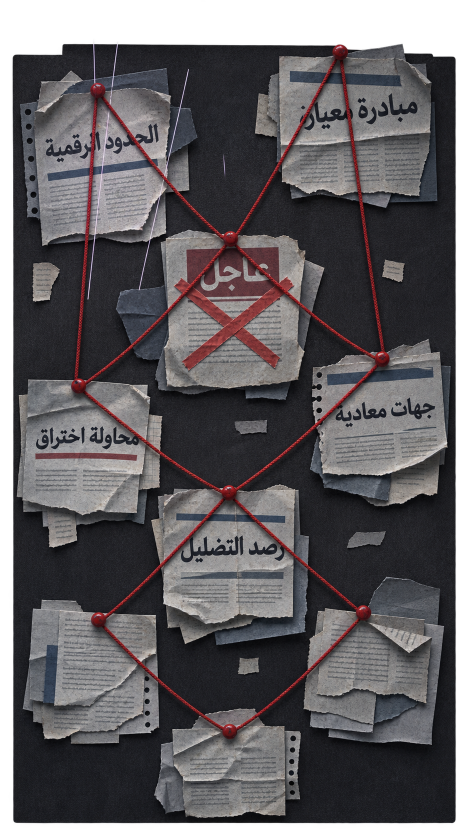
#> input picture motion/v2/frames/04-evidence-board.png, 941 x 1672 px (shown at 1/2 size); its folder holds 6 pictures in this run
$ python prep.py
#> lines starting #> are read from the running program, lines starting #| are printed output that depends on the picture; after the words box and inside, x2 and y2 are one past the last pixel; in counts of white or black regions, pixels touching at a corner belong together
# تجهيز الطبقات من الصور الإحدى عشرة: python3 -I prep.py
import json, numpy as np, cv2
from PIL import Image
F='frames/'; O='layers/'
def load(n): return np.array(Image.open(F+n).convert('RGBA'))
#> called with n = '04-evidence-board.png'
#> returned value is the input picture: shape (1672, 941, 4); mean R, G, B, A 67.4, 64.2, 67, 220.4
def save(a,n): Image.fromarray(a).save(O+n)
meta={}

# ---------- 04: إزالة نص «الحدود الرقمية» و«مبادرة معيار» مع إبقاء الخيوط فوقها ----------
b=load('04-evidence-board.png'); rgb=b[:,:,:3].astype(int)
r,g,bl=rgb[:,:,0],rgb[:,:,1],rgb[:,:,2]; lum=(r+g+bl)/3
red=(r>g+45)&(r>80)
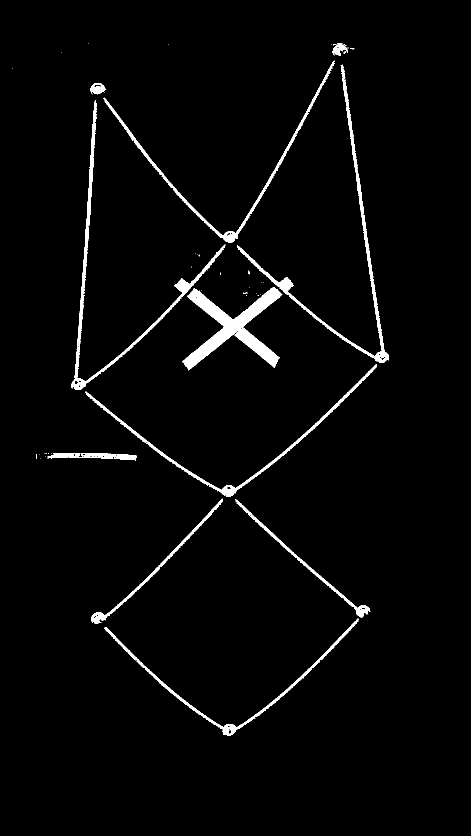
#> red: shape (1672, 941) bool (shown at 1/2 size); 2.6% white; 55 white regions (44 under 20 px), largest, box (x1, y1, x2, y2) and area: (365, 574, 565, 741) 9973, (143, 200, 451, 780) 6296, (474, 129, 778, 726) 6017
white=(lum>205)&(np.abs(r-bl)<25)
#> white: shape (1672, 941) bool; 0.13% white in thin lines or dots, all inside (x1, y1, x2, y2) = (54, 86, 894, 1562)
strings=np.zeros_like(b)
labels={'hudud':(84,240,326,330),'miyar':(592,186,842,265)}
mask=np.zeros(lum.shape,np.uint8)
for k,(x0,y0,x1,y1) in labels.items():
    sub=np.zeros(lum.shape,bool); sub[y0:y1,x0:x1]=True
    mask[sub&(lum<120)&~red]=255
    sm=sub&(red|white)
    sm=cv2.dilate(sm.astype(np.uint8),np.ones((3,3),np.uint8))>0
    strings[sm]=b[sm]
#> mask: shape (1672, 941); 0.91% white; 280 white regions (249 under 20 px), largest, box (x1, y1, x2, y2) and area: (756, 186, 842, 251) 3250, (596, 186, 702, 265) 2563, (221, 240, 304, 330) 1215
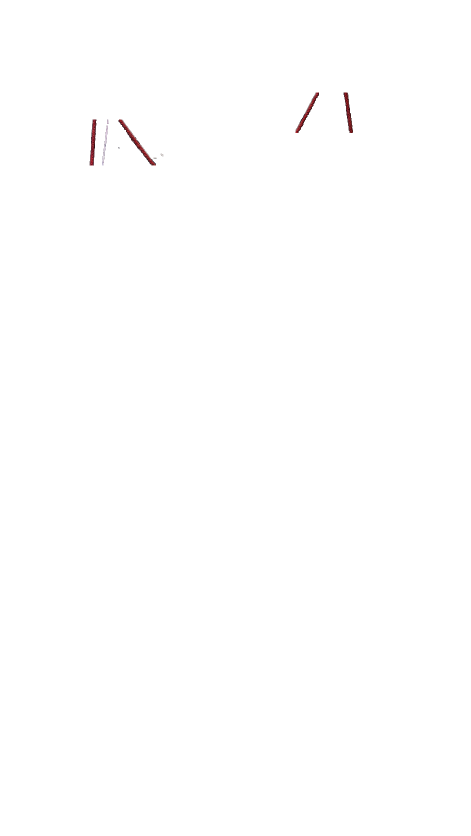
#> strings: shape (1672, 941, 4) (shown at 1/2 size); mean R, G, B, A 0.3, 0.1, 0.1, 0.6; transparent parts drawn white
#> sub: shape (1672, 941) bool; 1.3% white; 1 white region, box (x1, y1, x2, y2) and area: (592, 186, 842, 265) 19750
mask=cv2.dilate(mask,np.ones((5,5),np.uint8))
#> mask: shape (1672, 941); 1.8% white; 14 white regions, largest, box (x1, y1, x2, y2) and area: (590, 184, 844, 267) 15657, (82, 238, 204, 332) 7213, (209, 238, 328, 332) 5176
inp=cv2.inpaint(np.ascontiguousarray(b[:,:,:3]),mask,6,cv2.INPAINT_TELEA)
rng=np.random.default_rng(2); nz=cv2.GaussianBlur(rng.normal(0,9,lum.shape),(0,0),.7)
#> after `nz = cv2.GaussianBlur(rng.normal(0, 9, lum.shape), (0, 0), 0.7)`:
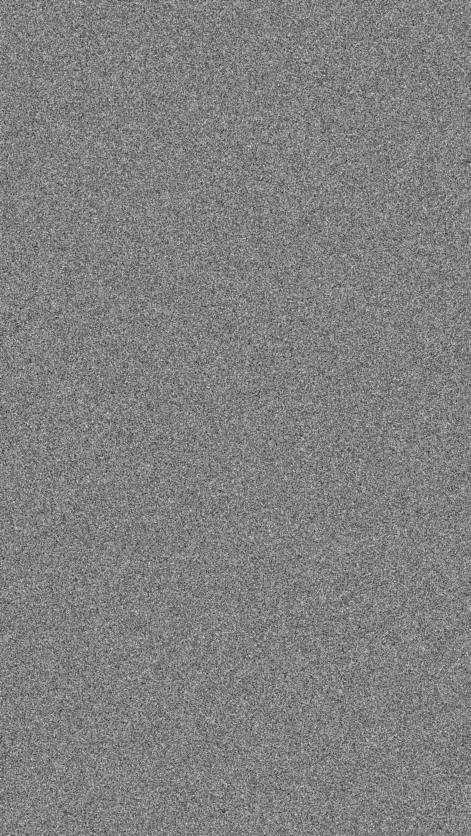
#> nz: shape (1672, 941) float64 (shown at 1/2 size); min -18.89, max 18.52, mean 0.0104; drawn with min black and max white
mm=cv2.GaussianBlur(mask.astype(float)/255,(0,0),2)
inp=np.clip(inp.astype(float)+(nz*mm)[:,:,None],0,255).astype(np.uint8)
b2=b.copy(); b2[:,:,:3]=inp
#> after `b2[:, :, :3] = inp`: b2: shape (1672, 941, 4); 2.6% of pixels changed, all inside (x1, y1, x2, y2) = (74, 176, 852, 340)
save(b2,'04_board.png'); save(strings,'04_strings.png')
meta['labels']={'hudud':{'cx':206,'cy':287,'rot':-0.05,'size':48,'text':'الحدود الرقمية'},
                'miyar':{'cx':716,'cy':226,'rot':-0.025,'size':52,'text':'مبادرة معيار'}}

# ---------- 06–10: فصل الشخص عن القصاصات ومحاذاته مع 06 ----------
names=['06-unknown-source.png','07-blocked-comment.png','08-misinformation-warning.png','09-comment-surge.png','10-source-inspection.png']
ref=None; meta['people']={}
H,W=1672,941
def comps(a):
    k,lab,st,_=cv2.connectedComponentsWithStats((a[:,:,3]>30).astype(np.uint8),connectivity=8); return k,lab,st
for i,n in enumerate(names):
    a=load(n); h=a.shape[0]
#> call 2 of load, with n = '06-unknown-source.png'
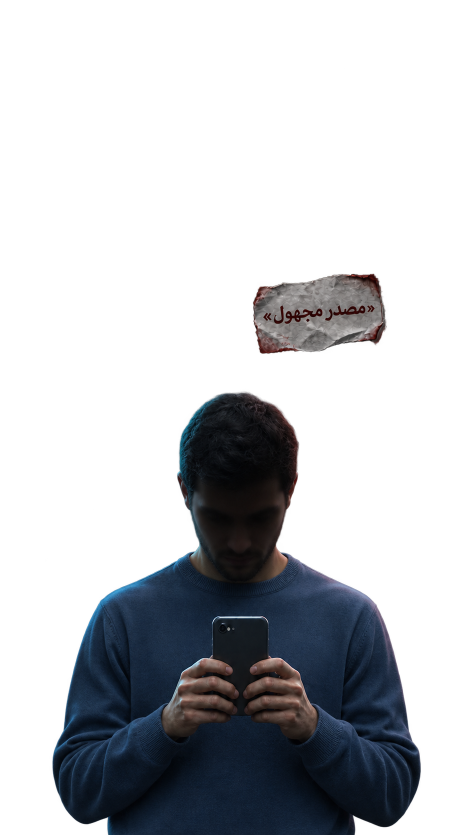
#> input picture motion/v2/frames/06-unknown-source.png, 941 x 1670 px (shown at 1/2 size)
#> in load, returned value is the input picture: shape (1670, 941, 4); mean R, G, B, A 10.1, 12.1, 15.6, 71
#> after `h = a.shape[0]`: h = 1670
    if h<H: a=np.vstack([a,np.zeros((H-h,W,4),np.uint8)])
    k,lab,st=comps(a)
#> in comps, `k, lab, st, _ = cv2.connectedComponentsWithStats((a[:, :, 3] > 30).ast`:
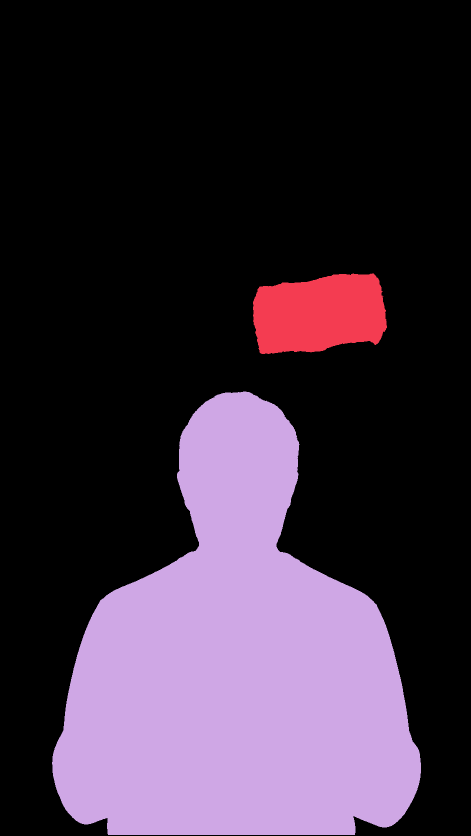
#> lab: shape (1672, 941) int32 (shown at 1/2 size); 3 distinct labels, from 0 to 2; one colour per label, 0 black
#> in comps, `k, lab, st, _ = cv2.connectedComponentsWithStats((a[:, :, 3] > 30).ast`: k = 3; st = [[0, 0, 941, 1672, 1129448], [506, 547, 268, 161, 35248], [104, 783, 738, 887, 408656]]
#> k = 3
    # الشخص = المكوّن الذي يلمس أسفل الصورة
    pid=max(range(1,k),key=lambda j:(st[j][1]+st[j][3]>=h-3)*st[j][4])
#> pid = 2
    person=(lab==pid)
#> person: shape (1672, 941) bool; 26% white; 1 white region, box (x1, y1, x2, y2) and area: (104, 783, 842, 1670) 408656
    if n.startswith('10'):
        # العدسة والقصاصة تحتها متصلتان بالشخص: افصلهما هندسيًا
        yy,xx=np.mgrid[0:H,0:W]
        lensg=((yy<790)|((xx>690)&(yy<985)))&person
        person=person&~lensg
        lens=np.zeros_like(a)
        cx,cy=625,685
        d=np.hypot(xx-cx,yy-cy)
        ring=(d>=112)&(d<=146)
        handle=(xx>690)&(yy>760)&(yy<985)&lensg
        lm=(ring|handle)&lensg
        lens[lm]=a[lm]
        # إطار العدسة بالإحداثيات المحلية
        save(lens[cy-150:985,cx-150:860],'lens.png'); meta['lens']={'ox':cx-150,'oy':cy-150,'cx':150,'cy':150,'r':112}
    pm=np.zeros((H,W),np.uint8); pm[person]=255
    if ref is None: ref=pm; M=np.eye(2,3,dtype=np.float32)
    else:
        M=np.eye(2,3,dtype=np.float32)
        _,M=cv2.findTransformECC(cv2.GaussianBlur(ref,(0,0),4).astype(np.float32),cv2.GaussianBlur(pm,(0,0),4).astype(np.float32),M,cv2.MOTION_AFFINE,(cv2.TERM_CRITERIA_EPS|cv2.TERM_CRITERIA_COUNT,200,1e-6),None,5)
    warp=lambda img:cv2.warpAffine(img,M,(W,H),flags=cv2.INTER_LINEAR|cv2.WARP_INVERSE_MAP,borderMode=cv2.BORDER_CONSTANT,borderValue=0)
    P=a.copy(); P[~person]=0; P=warp(P); save(P,'p%02d.png'%(6+i))
#> after `P[~person] = 0`: P: shape (1672, 941, 4); mean R, G, B, A 7.2, 9.4, 12.8, 65.3
    # القصاصات: كل مكوّن آخر، بإحداثيات الشخص المحاذى
    clips=[]
    Aw=a.copy(); Aw[person]=0
    if n.startswith('10'): Aw[lensg]=0
    Aw=warp(Aw)
    k2,lab2,st2=comps(Aw)
#> in comps (call 2), `k, lab, st, _ = cv2.connectedComponentsWithStats((a[:, :, 3] > 30).ast`: lab: shape (1672, 941) int32; values 0 (black) and 1 (white), 2.2% white; 1 white region, box (x1, y1, x2, y2) and area: (506, 547, 774, 708) 35248
#> k2 = 2; st2 = [[0, 0, 941, 1672, 1538104], [506, 547, 268, 161, 35248]]
    for j in range(1,k2):
        x,y,w,h2,ar=st2[j]
        if ar<700: continue
        c=np.zeros((h2,w,4),np.uint8); m=lab2[y:y+h2,x:x+w]==j; c[m]=Aw[y:y+h2,x:x+w][m]
        fn='c%02d_%d.png'%(6+i,len(clips)); save(c,fn); clips.append({'f':fn,'x':int(x),'y':int(y),'w':int(w),'h':int(h2)})
#> this loop made 1 pass
#> pass 1, `m = lab2[y:y + h2, x:x + w] == j`:
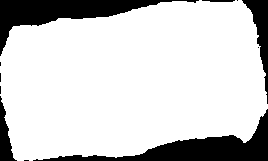
#> m: shape (161, 268) bool; 81.7% white; 11 black regions (6 under 20 px), largest, box (x1, y1, x2, y2) and area: (33, 109, 268, 161) 3307, (0, 0, 199, 56) 3093, (242, 0, 268, 104) 913, (0, 96, 17, 161) 503, (202, 0, 235, 2) 56
#> pass 1, in save (call 4), `def save(a,n): Image.fromarray(a).save(O+n)`:
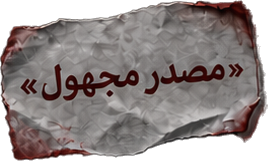
#> saved as c06_0.png: PIL image 268x161 RGBA; mean R, G, B, A 98, 89.2, 88, 202.2; transparent parts drawn white
#> after the loop, clips = 1 item
#> (the run stopped early here; a loop or call above may not have finished)
